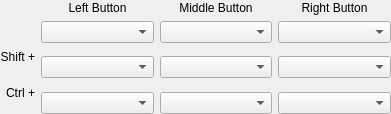
<?xml version="1.0" encoding="UTF-8"?>
<ui version="4.0">
 <class>CameraManipulatorWidget</class>
 <widget class="QWidget" name="CameraManipulatorWidget">
  <property name="geometry">
   <rect>
    <x>0</x>
    <y>0</y>
    <width>391</width>
    <height>114</height>
   </rect>
  </property>
  <property name="sizePolicy">
   <sizepolicy hsizetype="Preferred" vsizetype="Minimum">
    <horstretch>0</horstretch>
    <verstretch>0</verstretch>
   </sizepolicy>
  </property>
  <property name="windowTitle">
   <string>Form</string>
  </property>
  <layout class="QGridLayout" name="gridLayout" columnstretch="0,1,1,1">
   <property name="margin">
    <number>0</number>
   </property>
   <item row="0" column="1">
    <widget class="QLabel" name="label_3">
     <property name="text">
      <string>Left Button</string>
     </property>
     <property name="alignment">
      <set>Qt::AlignCenter</set>
     </property>
    </widget>
   </item>
   <item row="0" column="2">
    <widget class="QLabel" name="label_4">
     <property name="text">
      <string>Middle Button</string>
     </property>
     <property name="alignment">
      <set>Qt::AlignCenter</set>
     </property>
    </widget>
   </item>
   <item row="0" column="3">
    <widget class="QLabel" name="label_5">
     <property name="text">
      <string>Right Button</string>
     </property>
     <property name="alignment">
      <set>Qt::AlignCenter</set>
     </property>
    </widget>
   </item>
   <item row="1" column="1">
    <widget class="QComboBox" name="comboBox_1"/>
   </item>
   <item row="1" column="2">
    <widget class="QComboBox" name="comboBox_2"/>
   </item>
   <item row="1" column="3">
    <widget class="QComboBox" name="comboBox_3"/>
   </item>
   <item row="2" column="0">
    <widget class="QLabel" name="label">
     <property name="text">
      <string>Shift +</string>
     </property>
     <property name="alignment">
      <set>Qt::AlignRight|Qt::AlignTrailing|Qt::AlignVCenter</set>
     </property>
    </widget>
   </item>
   <item row="2" column="1" rowspan="2">
    <widget class="QComboBox" name="comboBox_4"/>
   </item>
   <item row="2" column="2" rowspan="2">
    <widget class="QComboBox" name="comboBox_5"/>
   </item>
   <item row="2" column="3" rowspan="2">
    <widget class="QComboBox" name="comboBox_6"/>
   </item>
   <item row="3" column="0" rowspan="2">
    <widget class="QLabel" name="label_2">
     <property name="text">
      <string>Ctrl +</string>
     </property>
     <property name="alignment">
      <set>Qt::AlignRight|Qt::AlignTrailing|Qt::AlignVCenter</set>
     </property>
    </widget>
   </item>
   <item row="4" column="1">
    <widget class="QComboBox" name="comboBox_7"/>
   </item>
   <item row="4" column="2">
    <widget class="QComboBox" name="comboBox_8"/>
   </item>
   <item row="4" column="3">
    <widget class="QComboBox" name="comboBox_9"/>
   </item>
  </layout>
 </widget>
 <resources/>
 <connections/>
</ui>
